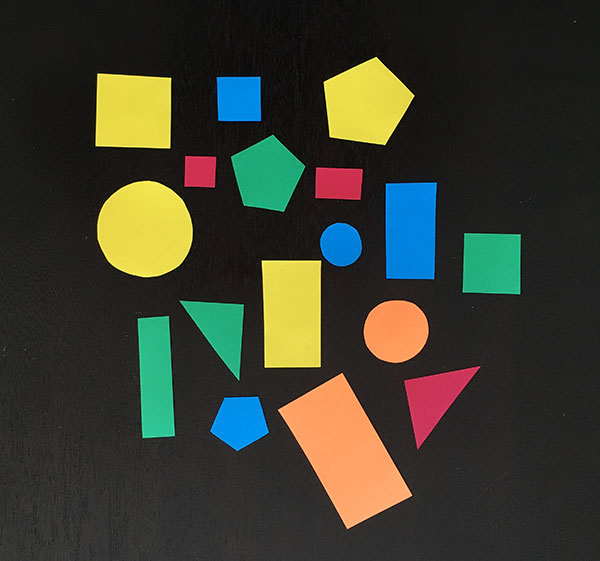
#> input picture image.jpg, 600 x 561 px, given in place of the camera
$ python test_contrast.py
#> lines starting #> are read from the running program, lines starting #| are printed output that depends on the picture; after the words box and inside, x2 and y2 are one past the last pixel; in counts of white or black regions, pixels touching at a corner belong together
import cv2
import numpy as np

# cap = cv2.VideoCapture(0)
cap = cv2.VideoCapture(0)  # external webcam

while (1):

    _, frame = cap.read()
#> frame is the input picture: shape (561, 600, 3); mean B, G, R 47.2, 60.1, 58.4

    # Create our shapening kernel, we don't normalize since the values in the matrix sum to 1
    kernel_sharpening = np.array([[-1, -1, -1],
                                  [-1, 9, -1],
                                  [-1, -1, -1]])
    sharpened = cv2.filter2D(frame, -1, kernel_sharpening)
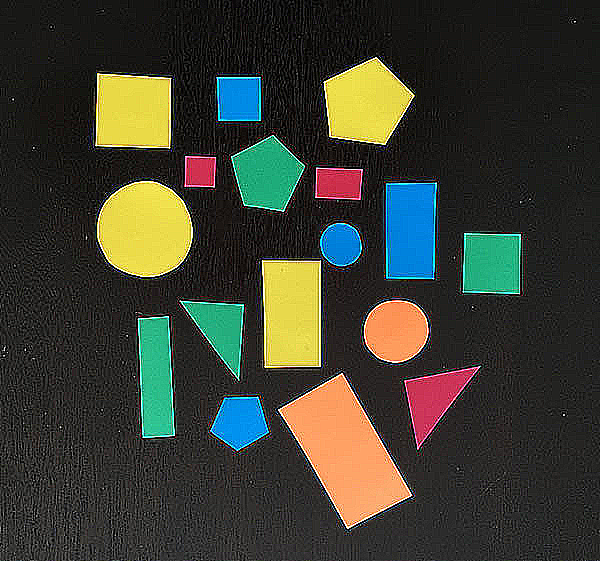
#> sharpened: shape (561, 600, 3); mean B, G, R 49.3, 61.3, 59.4

    # dst = cv2.fastNlMeansDenoisingColored(sharpened, None, 11, 6, 7, 21)  # so lag
    # cv2.imshow('Fast Means Denoising', dst)  # so lag

    # canny edges block
    hsv = cv2.cvtColor(frame, cv2.COLOR_BGR2HSV)
#> hsv: shape (561, 600, 3); mean H, S, V 33.7, 61.6, 71.1

    lower_red = np.array([30, 150, 50])
    upper_red = np.array([255, 255, 180])

    mask = cv2.inRange(hsv, lower_red, upper_red)
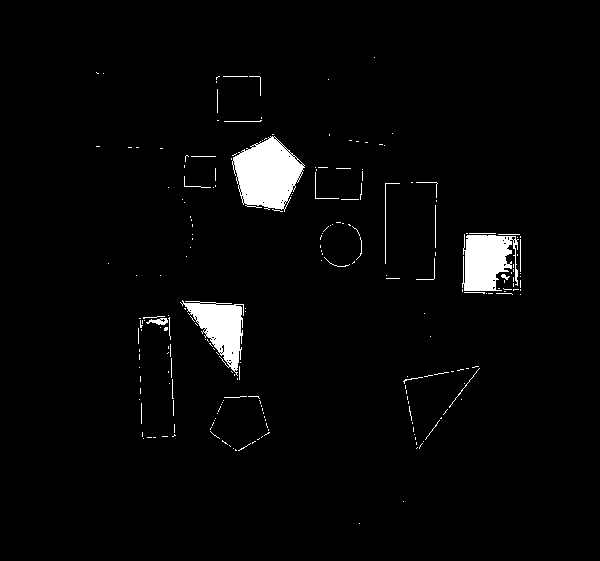
#> mask: shape (561, 600); 2.9% white; 225 white regions (194 under 20 px), largest, box (x1, y1, x2, y2) and area: (232, 136, 305, 212) 3546, (462, 234, 519, 291) 2372, (180, 300, 244, 376) 2224
    res = cv2.bitwise_and(frame, frame, mask=mask)
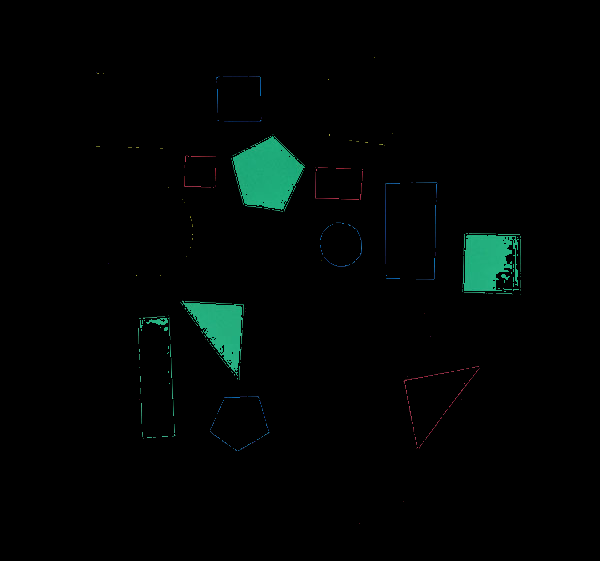
#> res: shape (561, 600, 3); mean B, G, R 3.4, 4.6, 1.1

    cv2.imshow('Original', frame)
    cv2.imshow('Sharpened', sharpened)

    edges = cv2.Canny(frame, 30, 70)
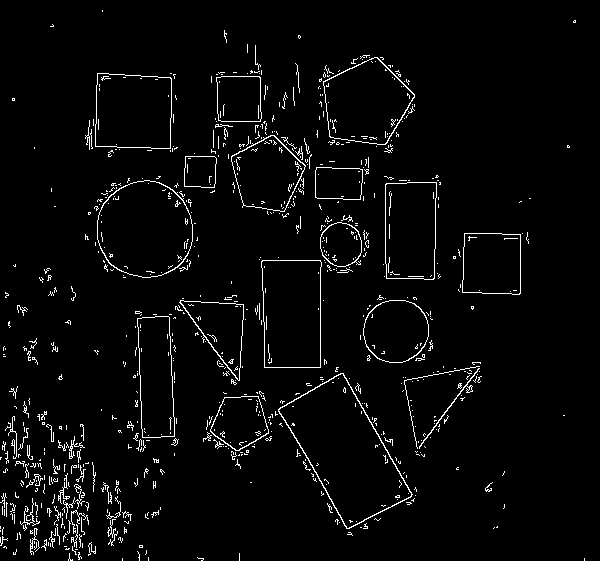
#> edges: shape (561, 600); 3.3% white in thin lines or dots
    cv2.imshow('Edges', edges)

    k = cv2.waitKey(5) & 0xFF
#> (key Esc is pressed here)
    if k == 27:
        break

cv2.destroyAllWindows()
cap.release()

$ run again, on disparity_map.jpg
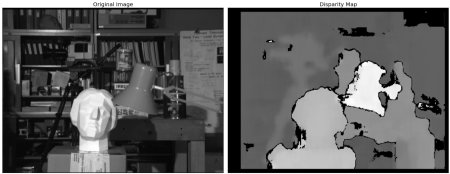
#> input picture disparity_map.jpg, 450 x 174 px, given in place of the camera
#> frame is the input picture: shape (174, 450, 3); min 0, max 255, mean 95.2
#> `sharpened = cv2.filter2D(frame, -1, kernel_sharpening)`:
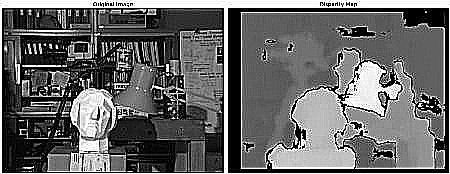
#> sharpened: shape (174, 450, 3); min 0, max 255, mean 102.4
#> hsv: shape (174, 450, 3); mean H, S, V 0, 0, 95.2
#> mask: shape (174, 450); every value is 0
#> res: shape (174, 450, 3); every value is 0
#> `edges = cv2.Canny(frame, 30, 70)`:
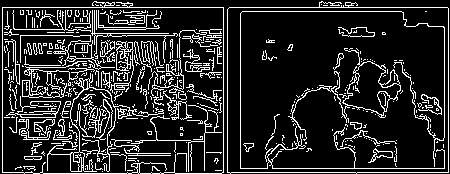
#> edges: shape (174, 450); 15.9% white in thin lines or dots

$ run again, on rostopic_list.png
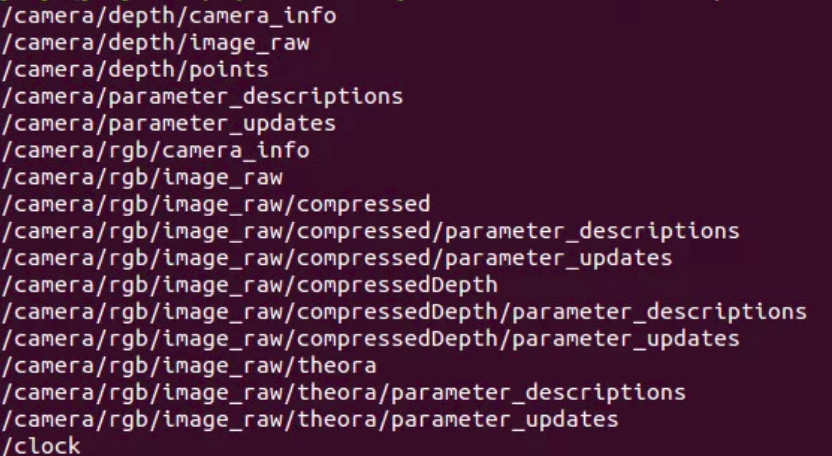
#> input picture rostopic_list.png, 832 x 456 px, given in place of the camera
#> frame is the input picture: shape (456, 832, 3); mean B, G, R 59, 33.6, 74.4
#> hsv: shape (456, 832, 3); mean H, S, V 157.8, 172.5, 75.2
#> `mask = cv2.inRange(hsv, lower_red, upper_red)`:
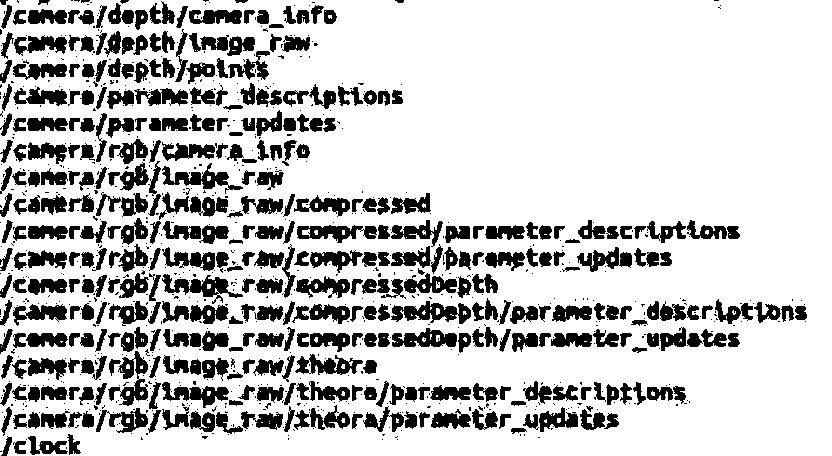
#> mask: shape (456, 832); 78% white; 1065 black regions (682 under 20 px), largest, box (x1, y1, x2, y2) and area: (391, 301, 471, 324) 987, (162, 274, 243, 304) 912, (108, 351, 148, 406) 901
#> `edges = cv2.Canny(frame, 30, 70)`:
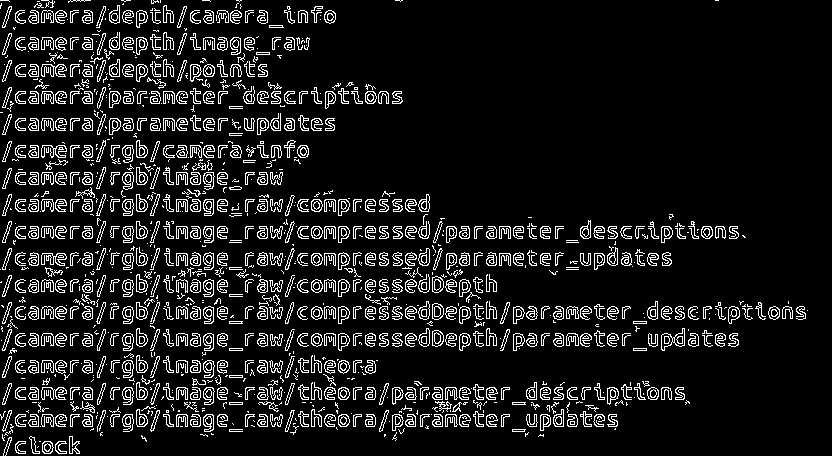
#> edges: shape (456, 832); 10.4% white in thin lines or dots
